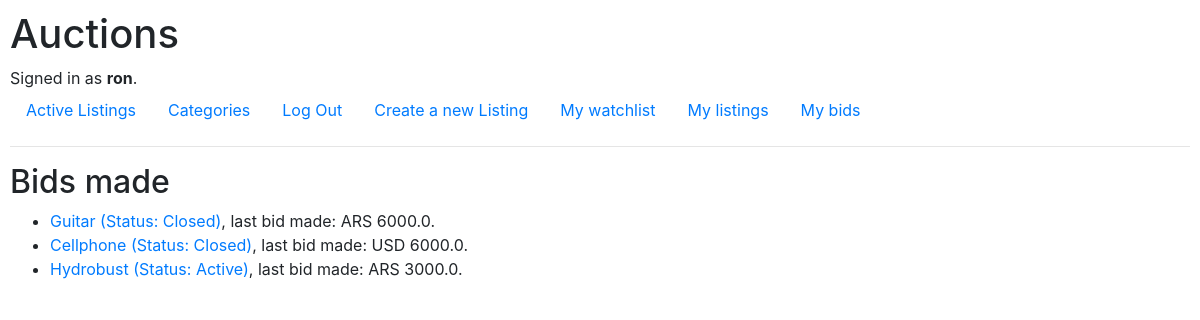
The page /my_bids (signed in) on the database its author committed.
### auctions/models.py (models this page shows, shortened)
class User(AbstractUser):
    pass

class Bid(models.Model):
    amount = models.FloatField()
    currency = models.CharField(max_length=4)
    user = models.ForeignKey(User, on_delete=models.CASCADE, related_name="bids")
    listing = models.ForeignKey(Listing, on_delete=models.CASCADE, related_name="bids")

class Listing(models.Model):
    title = models.CharField(max_length=64)
    description = models.TextField(max_length=300)
    starting_price = models.FloatField()
    currency = models.CharField(max_length=4)
    image_url = models.URLField(null=True, blank=True)
    is_active = models.BooleanField(default=True)
    category = models.ForeignKey(Category, on_delete=models.CASCADE, related_name="listings")
    user = models.ForeignKey(User, on_delete=models.CASCADE, related_name="listings")
    @property
    def status_label(self):
        if not self.is_active:
            return "Closed"
        return "Active"

### auctions/views.py (the view)
# urls.py: path("my_bids", views.show_my_bids, name="show_my_bids"),
@login_required
def show_my_bids(request):
    bids = Bid.objects.filter(user=request.user).order_by('-amount')
    max_bid_per_listing = {}
    for bid in bids:
        if bid.listing_id not in max_bid_per_listing:
            max_bid_per_listing[bid.listing_id] = bid
    return render(request, "auctions/my_bids.html", {
        "bids": list(max_bid_per_listing.values())
    })

### auctions/templates/auctions/my_bids.html (shortened to what this page needs)
{% extends "auctions/layout.html" %}
{% block body %}
    <h2>Bids made</h2>
    {% if user.is_authenticated %}
    <ul>
        {% for bid in bids %}
        <li>
            <a href="{% url 'listing' listing_id=bid.listing_id %}">{{bid.listing.title}} (Status: {{ bid.listing.status_label }})</a>, last bid made: {{ bid.currency }} {{bid.amount}}.
        </li>
        {% endfor %}
    </ul>
    {% endif %}
{% endblock %}

### auctions/templates/auctions/layout.html (shortened to what this page needs)
{% load static %}
<!DOCTYPE html>
<html lang="en">
    <head>
        <link rel="stylesheet" href="https://stackpath.bootstrapcdn.com/bootstrap/4.4.1/css/bootstrap.min.css">
        <link href="{% static 'auctions/styles.css' %}" rel="stylesheet">
    </head>
    <body>
        <h1>Auctions</h1>
        <div>
            {% if user.is_authenticated %}
                Signed in as <strong>{{ user.username }}</strong>.
            {% else %}
                Not signed in.
            {% endif %}
        </div>
        <ul class="nav">
            <li class="nav-item">
                <a class="nav-link" href="{% url 'index' %}">Active Listings</a>
            </li>
            <li class="nav-item">
                <a class="nav-link" href="{% url 'show_categories' %}">Categories</a>
            </li>
            {% if user.is_authenticated %}
                <li class="nav-item">
                    <a class="nav-link" href="{% url 'logout' %}">Log Out</a>
                </li>
                <li class="nav-item">
                    <a class="nav-link" href="{% url 'new' %}">Create a new Listing</a>
                </li>
                <li class="nav-item">
                    <a class="nav-link" href="{% url 'show_watchlist' %}">My watchlist</a>
                </li>
                <li class="nav-item">
                    <a class="nav-link" href="{% url 'show_my_listings' %}">My listings</a>
                </li>
                <li class="nav-item">
                    <a class="nav-link" href="{% url 'show_my_bids' %}">My bids</a>
                </li>
            {% endif %}
        </ul>
        <hr>
        {% block body %}
        {% endblock %}
    </body>
</html>

### auctions/static/auctions/styles.css (style rules this page uses)
body { padding: 10px; }

### rows shown on the page
User: username "ron"
Bid: listing "Guitar", listing.status_label "Closed", currency "ARS", amount "6000.0"
Bid: listing "Cellphone", listing.status_label "Closed", currency "USD", amount "6000.0"
Bid: listing "Hydrobust", listing.status_label "Active", currency "ARS", amount "3000.0"
